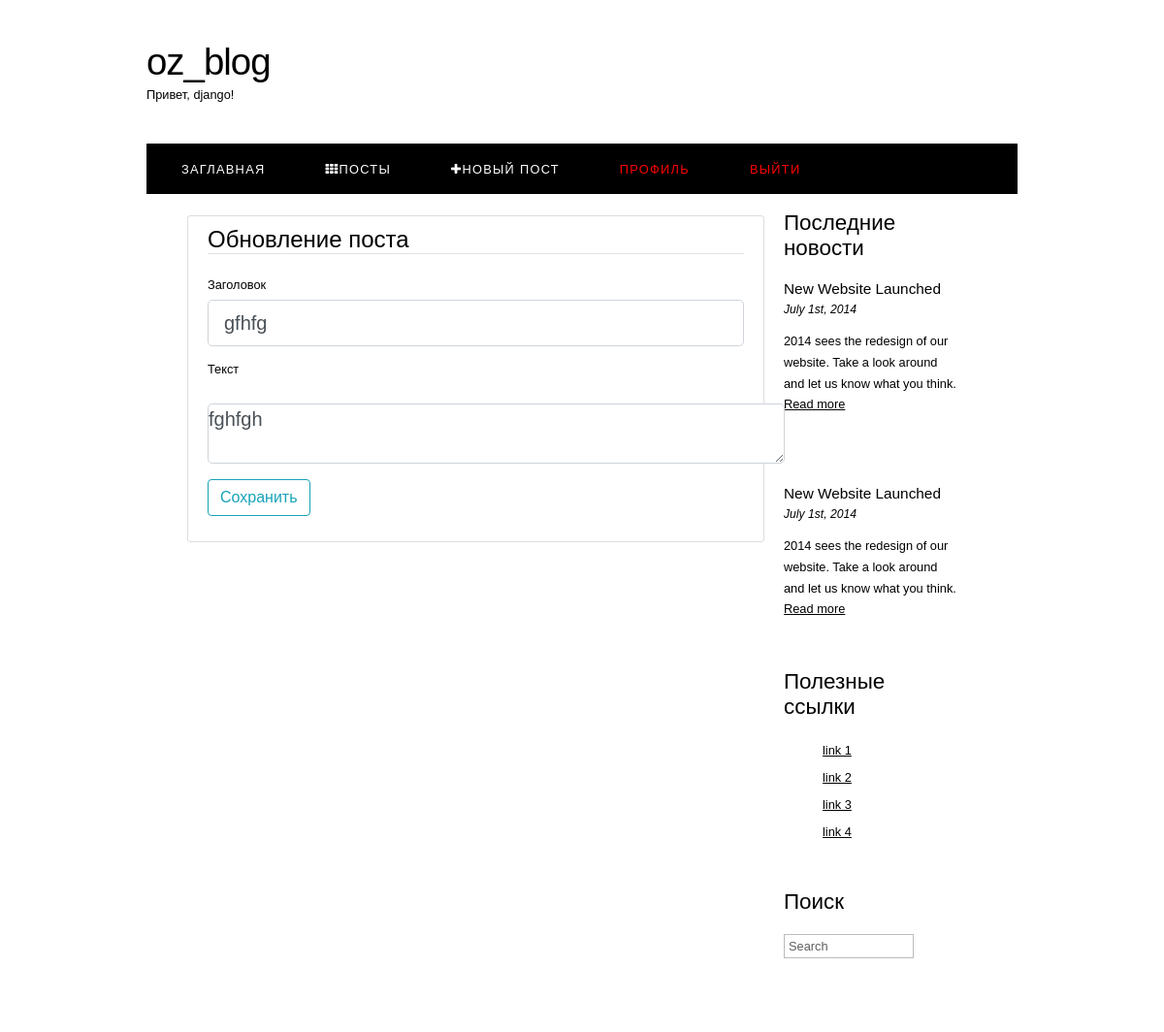
The app's page /post/14/update (signed in) with its own data.
### oz_blog/models.py (models this page shows, shortened)
class User(db.Model, UserMixin):
    id = db.Column(db.Integer, primary_key=True)
    username = db.Column(db.String(20), unique=True, nullable=False)
    email = db.Column(db.String(120), unique=True, nullable=False)
    image_file = db.Column(db.String(20), nullable=False,
                           default='default.png')
    password = db.Column(db.String(60), nullable=False)
    posts = db.relationship('Post', backref='author', lazy=True)

class Post(db.Model):
    id = db.Column(db.Integer, primary_key=True)
    title = db.Column(db.String(100), nullable=False)
    date_posted = db.Column(db.DateTime, nullable=False,
                            default=datetime.utcnow)
    content = db.Column(db.Text, nullable=False)
    user_id = db.Column(db.Integer, db.ForeignKey('user.id'), nullable=False)

### oz_blog/posts/routes.py (the view)
@posts.route("/post/<int:post_id>/update", methods=['GET', 'POST'])
@login_required
def update_post(post_id):
    post = Post.query.get_or_404(post_id)
    if post.author != current_user:
        abort(403)
    form = PostForm()
    if form.validate_on_submit():
        post.title = form.title.data
        post.content = form.content.data
        db.session.commit()
        flash('Ваш пост обновлен!', 'success')
        return redirect(url_for('posts.post', post_id=post.id))
    elif request.method == 'GET':
        form.title.data = post.title
        form.content.data = post.content
    return render_template('create_post.html', title='Обновление поста',
                           form=form, legend='Обновление поста')

### oz_blog/posts/forms.py
class PostForm(FlaskForm):
    title = StringField('Заголовок', validators=[DataRequired()])
    content = TextAreaField('Текст', validators=[DataRequired()])
    submit = SubmitField('Сохранить')

### oz_blog/models.py (called while the page is built)
@login_manager.user_loader
def load_user(user_id):
    return User.query.get(int(user_id))

### oz_blog/templates/create_post.html (shortened to what this page needs)
{% extends "layout.html" %}
{% block content %}
<div class="content-section">
    <form method="POST" action="">
        <fieldset class="form-group">
            <legend class="border-bottom mb-4">{{ legend }}</legend>
            <div class="form-group">
                {{ form.title.label(class="form-control-label") }}
                {% if form.title.errors %}
                    {{ form.title(class="form-control form-control-lg is-invalid") }}
                    <div class="invalid-feedback">
                        {% for error in form.title.errors %}
                            <span>{{ error }}</span>
                        {% endfor %}
                    </div>
                {% else %}
                    {{ form.title(class="form-control form-control-lg") }}
                {% endif %}
            </div>
            <div class="form-group">
                {{ form.content.label(class="form-control-label") }}
                {% if form.content.errors %}
                    {{ form.content(class="form-control form-control-lg is-invalid") }}
                    <div class="invalid-feedback">
                        {% for error in form.content.errors %}
                            <span>{{ error }}</span>
                        {% endfor %}
                    </div>
                {% else %}
                    {{ form.content(class="form-control form-control-lg") }}
                {% endif %}
            </div>
        </fieldset>
        <div class="form-group">
            {{ form.submit(class="btn btn-outline-info") }}
        </div>
    </form>
</div>
{% endblock content %}

### oz_blog/templates/layout.html (shortened to what this page needs)
<!DOCTYPE HTML>
<html lang="ru">
<head>
    <link rel="stylesheet" href="https://maxcdn.bootstrapcdn.com/bootstrap/4.0.0/css/bootstrap.min.css"
>
    <link rel="stylesheet" href="https://cdnjs.cloudflare.com/ajax/libs/font-awesome/4.7.0/css/font-awesome.min.css">
    <link rel="stylesheet" type="text/css" href="{{ url_for('static', filename='main.css') }}">
</head>
<body>
    <div id="main">
        <div id="header">
            <div id="logo">
                <div id="logo_text">
                    <h1><a href="{{ url_for('main.home') }}">oz<span class="logo_colour">_blog</span></a></h1>
                    {% if current_user.is_authenticated %}
                        <h2>Привет, {{ current_user.username }}!</h2>
                    {% endif %}
                </div>
            </div>
            <div id="menubar">
                <ul id="menu">
                    <li class="selected"><a href="{{ url_for('main.home') }}">Заглавная</a></li>
                    {% if current_user.is_authenticated %}
                        <li><a class="nav-item nav-link navigation-links" href="{{ url_for('posts.allpost') }}"><i
                                class="fa fa-th"></i>Посты</a></li>
                        <li><a class="nav-item nav-link navigation-links" href="{{ url_for('posts.new_post') }}"><i
                                class="fa fa-plus"></i>Новый пост</a></li>
                    {% endif %}
                    {% if current_user.is_authenticated %}
                        <li><a style="color: red" href="{{ url_for('users.account') }}">Профиль</a></li>
                        <li><a style="color: red" href="{{ url_for('users.logout') }}">Выйти</a></li>
                    {% else %}
                        <li><a style="color: red" class="login_a" href="{{ url_for('users.login') }}">Войти</a></li>
                        <li><a style="color: red" href="{{ url_for('users.register') }}">Зарегистрироваться</a></li>
                    {% endif %}
                </ul>
            </div>
        </div>
        <div id="site_content">
            <div class="sidebar">
                <h3>Последние новости</h3>
                <h4>New Website Launched</h4>
                <h5>July 1st, 2014</h5>
                <p>2014 sees the redesign of our website. Take a look around and let us know what you think.<br/><a
                        href="#">Read more</a></p>
                <p></p>
                <h4>New Website Launched</h4>
                <h5>July 1st, 2014</h5>
                <p>2014 sees the redesign of our website. Take a look around and let us know what you think.<br/><a
                        href="#">Read more</a></p>
                <h3>Полезные ссылки</h3>
                <ul>
                    <li><a href="#">link 1</a></li>
                    <li><a href="#">link 2</a></li>
                    <li><a href="#">link 3</a></li>
                    <li><a href="#">link 4</a></li>
                </ul>
                <h3>Поиск</h3>
                <form method="post" action="#" id="search_form">
                    <p>
                        <input class="search" type="text" name="search_field" value="Search"/>
                    </p>
                </form>
            </div>
            <div id="content">
                {% block content %}{% endblock %}
            </div>
        </div>
    </div>
</body>
</html>

### oz_blog/static/main.css (style rules this page uses)
body { margin: 0; padding: 0; }
h1, h2, h3, h4, h5, h6 { color: #444444; }
.content-section { background: #ffffff; padding: 10px 20px; border: 1px solid #dddddd; border-radius: 3px; }

### oz_blog/templates/layout.html (style rules this page uses)
body { font: normal .80em 'trebuchet ms', arial, sans-serif; color: #000; }
p { padding: 0 0 20px 0; line-height: 1.7em; }
h1, h2, h3, h4, h5, h6 { font: normal 175% 'century gothic', arial, sans-serif; color: #000; margin: 0 0 15px 0; padding: 15px 0 5px 0; }
h2 { font: normal 175% 'century gothic', arial, sans-serif; }
h4, h5, h6 { margin: 0; padding: 0 0 5px 0; font: normal 120% arial, sans-serif; }
h5, h6 { font: italic 95% arial, sans-serif; padding: 0 0 15px 0; }
a, a:hover { outline: none; text-decoration: underline; color: #000; }
ul { margin: 2px 0 22px 17px; }
ul li { list-style-type: circle; margin: 0 0 6px 0; padding: 0 0 4px 5px; }
#main, #logo, #menubar, #site_content, #footer { margin-left: auto; margin-right: auto; }
#header { background: transparent; height: 202px; }
#logo { width: 898px; position: relative; height: 148px; border-bottom: 2px solid #FFF; }
#logo #logo_text { position: absolute; top: 20px; left: 0; }
#logo h1, #logo h2 { font: normal 300% 'century gothic', arial, sans-serif; border-bottom: 0; text-transform: none; margin: 0; }
#logo_text h1, #logo_text h1 a, #logo_text h1 a:hover { padding: 22px 0 0 0; color: #000; letter-spacing: -1px; text-decoration: none; }
#logo_text h1 a .logo_colour { color: #000; }
#logo_text h2 { font-size: 100%; padding: 4px 0 0 0; color: #000; }
#menubar { width: 898px; height: 52px; padding: 0; background: #000; }
ul#menu, ul#menu li { float: left; margin: 0; padding: 0; }
ul#menu li { list-style: none; }
ul#menu li a { letter-spacing: 0.1em; font: normal 100% arial, sans-serif; display: block; float: left; height: 17px; margin: 10px 0 0 10px; padding: 9px 26px 6px 26px; text-align: center; color: #FFF; text-transform: uppercase; text-decoration: none; background: transparent; }
ul#menu li a:hover, ul#menu li.selected a, ul#menu li.selected a:hover { color: #FFF; }
#site_content { width: 854px; overflow: hidden; margin: 0 auto 0 auto; padding: 0 24px 20px 20px; background: #FFF; }
.sidebar { float: right; width: 210px; padding: 0 15px 20px 15px; }
.sidebar ul { width: 198px; padding: 4px 0 0 0; margin: 4px 0 30px 0; }
.sidebar li { list-style: none; padding: 0 0 7px 0; }
.sidebar li a, .sidebar li a:hover { padding: 0 0 0 40px; display: block; }
#content { margin-top: 20px; text-align: left; float: left; width: 595px; padding: 0; }
.search { color: #5D5D5D; border: 1px solid #BBB; width: 134px; padding: 4px; font: 100% arial, sans-serif; }

### records on screen
User: username "django"
Post: title "gfhfg", content "fghfgh"

### other values on screen
{{ legend }} "Обновление поста"
